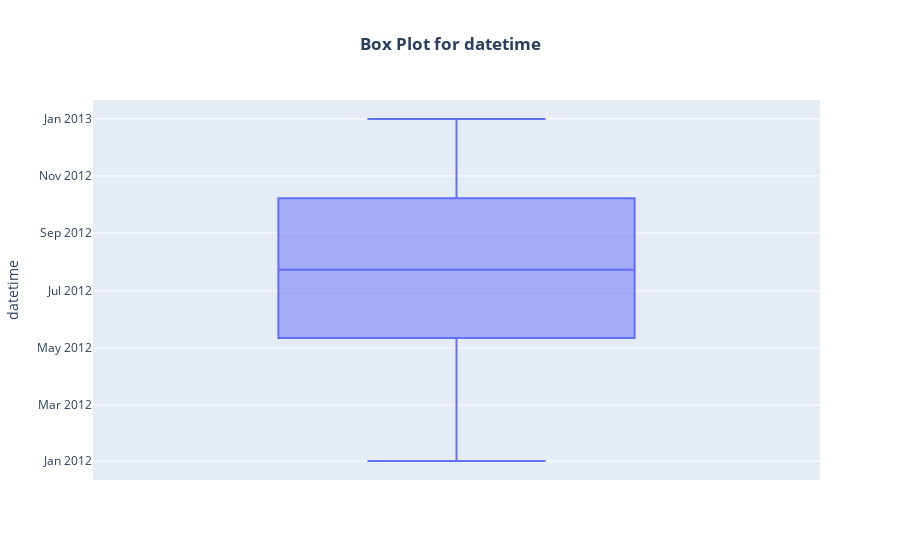
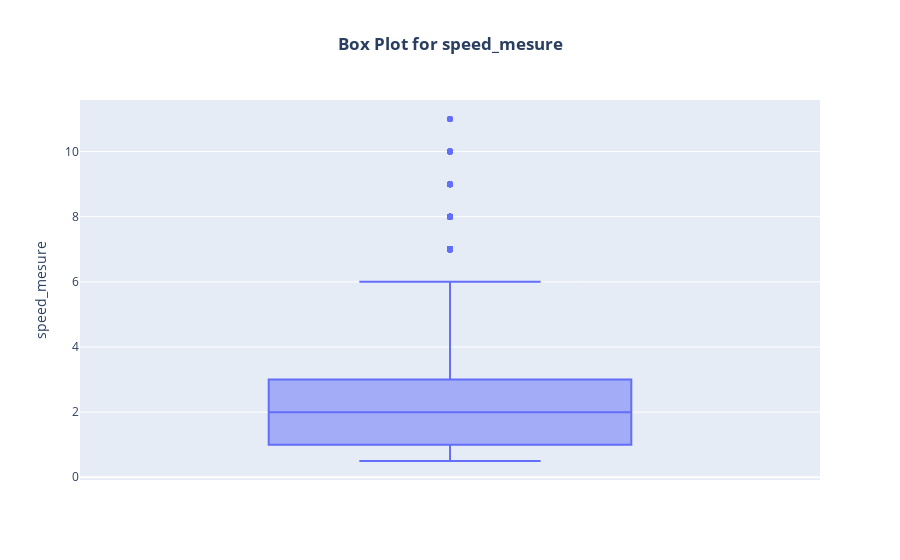
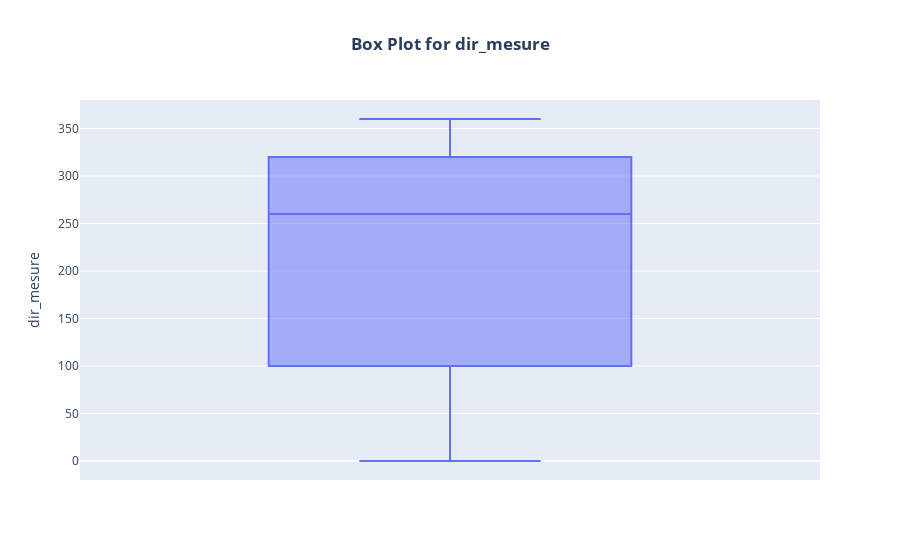
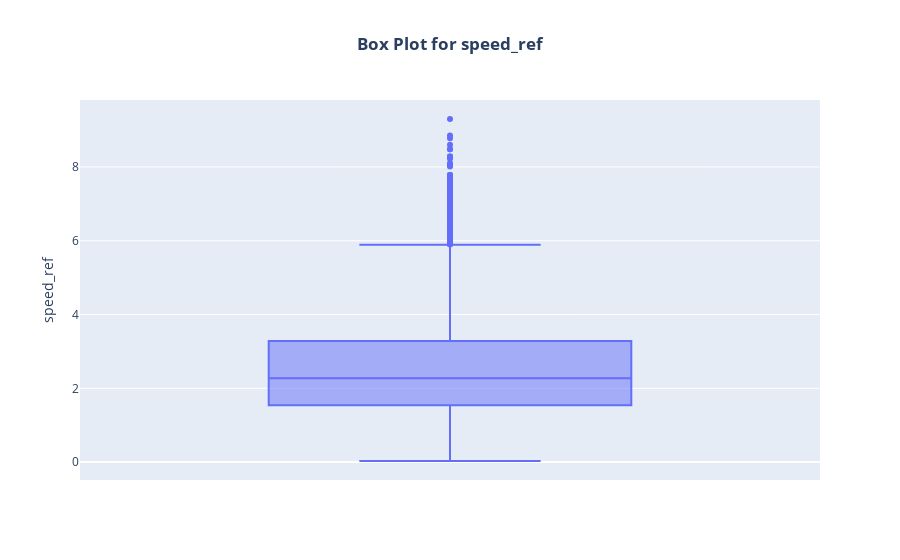

Notebook cell for these charts, in order:
### Code cell
for column in merged.columns:
    fig = px.box(merged, y=column, title=f'Box Plot for {column}')
    
    # Update layout to center the title and make it bold
    fig.update_layout(
        title=dict(text=f'<b>Box Plot for {column}</b>', x=0.5),
        boxmode='group'  
    )
    
    fig.show()

### Figure 1 — Plotly figure (JSON) as saved in the notebook; plotly's stock layout.template omitted (floating-point values rounded to 4 significant figures; data arrays with more than 128 entries replaced by an {"elided": "..."} marker saying what was removed)
{"data": [{"alignmentgroup": "True", "hovertemplate": "datetime=%{y}<extra></extra>", "legendgroup": "", "marker": {"color": "#636efa"}, "name": "", "notched": false, "offsetgroup": "", "orientation": "v", "showlegend": false, "type": "box", "x0": " ", "xaxis": "x", "y": {"elided": "6263 str values"}, "y0": " ", "yaxis": "y"}], "layout": {"boxmode": "group", "legend": {"tracegroupgap": 0}, "title": {"text": "<b>Box Plot for datetime</b>", "x": 0.5}, "xaxis": {"anchor": "y", "domain": [0, 1]}, "yaxis": {"anchor": "x", "domain": [0, 1], "title": {"text": "datetime"}}}}

### Figure 2 — Plotly figure (JSON) as saved in the notebook; plotly's stock layout.template omitted (floating-point values rounded to 4 significant figures; data arrays with more than 128 entries replaced by an {"elided": "..."} marker saying what was removed)
{"data": [{"alignmentgroup": "True", "hovertemplate": "speed_mesure=%{y}<extra></extra>", "legendgroup": "", "marker": {"color": "#636efa"}, "name": "", "notched": false, "offsetgroup": "", "orientation": "v", "showlegend": false, "type": "box", "x0": " ", "xaxis": "x", "y": {"elided": "6263 float values"}, "y0": " ", "yaxis": "y"}], "layout": {"boxmode": "group", "legend": {"tracegroupgap": 0}, "title": {"text": "<b>Box Plot for speed_mesure</b>", "x": 0.5}, "xaxis": {"anchor": "y", "domain": [0, 1]}, "yaxis": {"anchor": "x", "domain": [0, 1], "title": {"text": "speed_mesure"}}}}

### Figure 3 — Plotly figure (JSON) as saved in the notebook; plotly's stock layout.template omitted (floating-point values rounded to 4 significant figures; data arrays with more than 128 entries replaced by an {"elided": "..."} marker saying what was removed)
{"data": [{"alignmentgroup": "True", "hovertemplate": "dir_mesure=%{y}<extra></extra>", "legendgroup": "", "marker": {"color": "#636efa"}, "name": "", "notched": false, "offsetgroup": "", "orientation": "v", "showlegend": false, "type": "box", "x0": " ", "xaxis": "x", "y": {"elided": "6263 int values"}, "y0": " ", "yaxis": "y"}], "layout": {"boxmode": "group", "legend": {"tracegroupgap": 0}, "title": {"text": "<b>Box Plot for dir_mesure</b>", "x": 0.5}, "xaxis": {"anchor": "y", "domain": [0, 1]}, "yaxis": {"anchor": "x", "domain": [0, 1], "title": {"text": "dir_mesure"}}}}

### Figure 4 — Plotly figure (JSON) as saved in the notebook; plotly's stock layout.template omitted (floating-point values rounded to 4 significant figures; data arrays with more than 128 entries replaced by an {"elided": "..."} marker saying what was removed)
{"data": [{"alignmentgroup": "True", "hovertemplate": "speed_ref=%{y}<extra></extra>", "legendgroup": "", "marker": {"color": "#636efa"}, "name": "", "notched": false, "offsetgroup": "", "orientation": "v", "showlegend": false, "type": "box", "x0": " ", "xaxis": "x", "y": {"elided": "6263 float values"}, "y0": " ", "yaxis": "y"}], "layout": {"boxmode": "group", "legend": {"tracegroupgap": 0}, "title": {"text": "<b>Box Plot for speed_ref</b>", "x": 0.5}, "xaxis": {"anchor": "y", "domain": [0, 1]}, "yaxis": {"anchor": "x", "domain": [0, 1], "title": {"text": "speed_ref"}}}}
